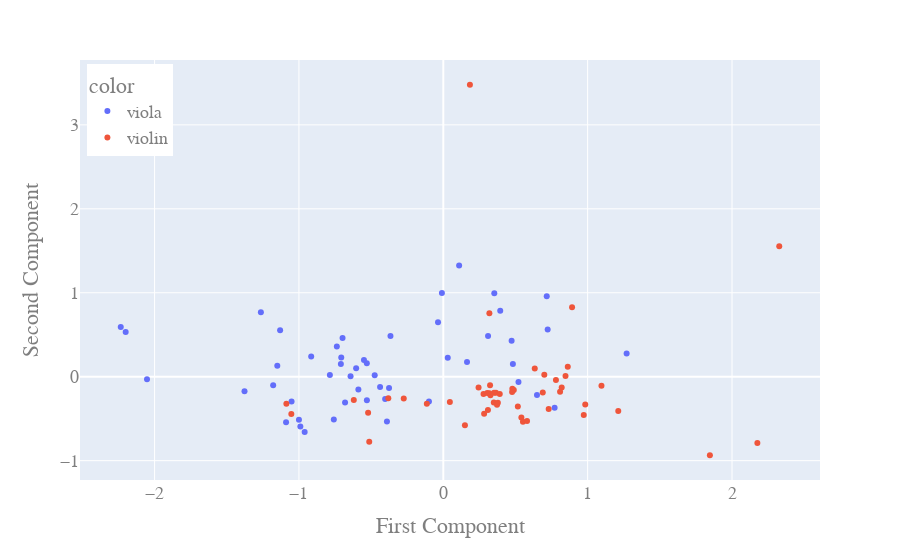

The code cell stored with this chart in its notebook:
### Code cell
import plotly.express as px
import plotly.io as pio
from sklearn.decomposition import PCA
os.chdir('/home/student/Downloads/new_violin_viola/all/viola/solo_train')
#df = px.data.iris()
#X = df[['sepal_length', 'sepal_width', 'petal_length', 'petal_width']]

pca = PCA(n_components=2)
components = pca.fit_transform(X_train+X_test)

fig = px.scatter(components, x=0, y=1, color=y_train+y_test)
fig.update_layout(
    title="",
    xaxis_title="First Component",
    yaxis_title="Second Component",
    font=dict(
        family="Courier New, monospace",
        size=18,
        color="#7f7f7f"
    ),
    legend=dict(
    yanchor="top",
    y=0.99,
    xanchor="left",
    x=0.01
)
)
fig.show()
#pio.write_image(fig, 'soloAll.png')
#fig.write_image("soloAll.eps")

### Figure 1 — Plotly figure (JSON) as saved in the notebook; plotly's stock layout.template omitted (floating-point values rounded to 4 significant figures)
{"data": [{"hovertemplate": "color=viola<br>0=%{x}<br>1=%{y}<extra></extra>", "legendgroup": "viola", "marker": {"color": "#636efa", "symbol": "circle"}, "mode": "markers", "name": "viola", "showlegend": true, "type": "scatter", "x": [-0.7071, -1.179, -0.7375, -0.009655, -0.3759, -2.235, -0.3905, -0.6806, -0.6981, -0.5293, -1.0, -0.9903, -0.9152, -0.4379, -0.5298, -0.4753, -0.7857, -0.5497, -0.09934, -0.7584, 0.3944, -2.2, -0.5884, 0.4732, 0.3101, -1.264, -0.366, -1.377, -0.6039, -1.089, -0.4029, -0.6424, -1.131, -1.051, -0.9605, -2.053, -0.03653, -0.7096, 0.3532, -1.15, 0.7166, 0.4822, 0.5207, 0.1097, 0.03088, 0.723, 0.649, 1.27, 0.1642, 0.7711], "xaxis": "x", "y": [0.2288, -0.1021, 0.3588, 0.9972, -0.1351, 0.5929, -0.5337, -0.3082, 0.4604, -0.2791, -0.5116, -0.592, 0.2421, -0.1232, 0.1594, 0.01721, 0.02099, 0.1987, -0.2962, -0.5086, 0.7846, 0.5324, -0.1536, 0.429, 0.4855, 0.7677, 0.4851, -0.1731, 0.1023, -0.5434, -0.2659, 0.005321, 0.5542, -0.2964, -0.6599, -0.0306, 0.6479, 0.15, 0.9937, 0.1315, 0.9599, 0.1505, -0.0632, 1.326, 0.2256, 0.5613, -0.2165, 0.2773, 0.1762, -0.3699], "yaxis": "y"}, {"hovertemplate": "color=violin<br>0=%{x}<br>1=%{y}<extra></extra>", "legendgroup": "violin", "marker": {"color": "#EF553B", "symbol": "circle"}, "mode": "markers", "name": "violin", "showlegend": true, "type": "scatter", "x": [0.7803, 1.096, 0.8466, 0.4783, 0.9834, 0.3647, 0.4883, 0.3911, 0.3499, 0.5164, 0.3779, 0.4766, 0.3092, 0.541, 0.3191, -0.1141, 0.8202, 1.847, 0.2443, 0.3722, -0.5131, -0.62, 0.7299, -0.274, 2.327, 0.8089, 0.2786, 0.5517, 0.3517, 0.6891, 0.2828, 0.04536, 0.8623, 0.3239, 0.3263, 0.5801, 0.6335, -0.3811, 0.1498, 2.176, 0.3043, -0.521, -1.053, 0.6997, -1.087, 0.892, 0.9732, 0.1843, 1.212, 0.3192], "xaxis": "x", "y": [-0.03867, -0.1062, 0.008887, -0.1431, -0.3297, -0.19, -0.1584, -0.2068, -0.3073, -0.3533, -0.311, -0.1812, -0.3974, -0.485, -0.1955, -0.323, -0.1277, -0.9355, -0.1282, -0.3349, -0.7758, -0.2765, -0.385, -0.2595, 1.555, -0.1796, -0.2053, -0.5363, -0.1909, -0.1889, -0.4399, -0.3014, 0.1201, -0.1016, -0.2223, -0.5287, 0.09932, -0.2572, -0.5773, -0.789, -0.1953, -0.4302, -0.4452, 0.02215, -0.3211, 0.8264, -0.4573, 3.478, -0.4082, 0.7559], "yaxis": "y"}], "layout": {"font": {"color": "#7f7f7f", "family": "Courier New, monospace", "size": 18}, "legend": {"title": {"text": "color"}, "tracegroupgap": 0, "x": 0.01, "xanchor": "left", "y": 0.99, "yanchor": "top"}, "margin": {"t": 60}, "title": {"text": ""}, "xaxis": {"anchor": "y", "domain": [0, 1], "title": {"text": "First Component"}}, "yaxis": {"anchor": "x", "domain": [0, 1], "title": {"text": "Second Component"}}}}
